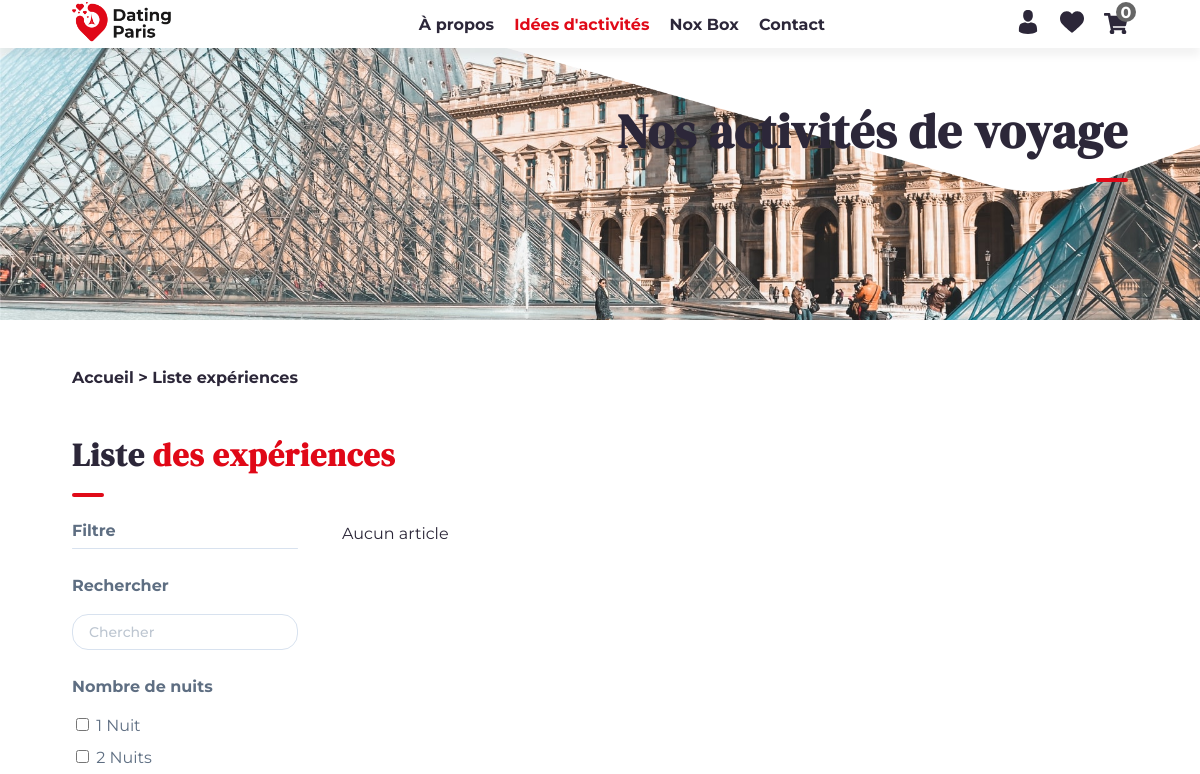
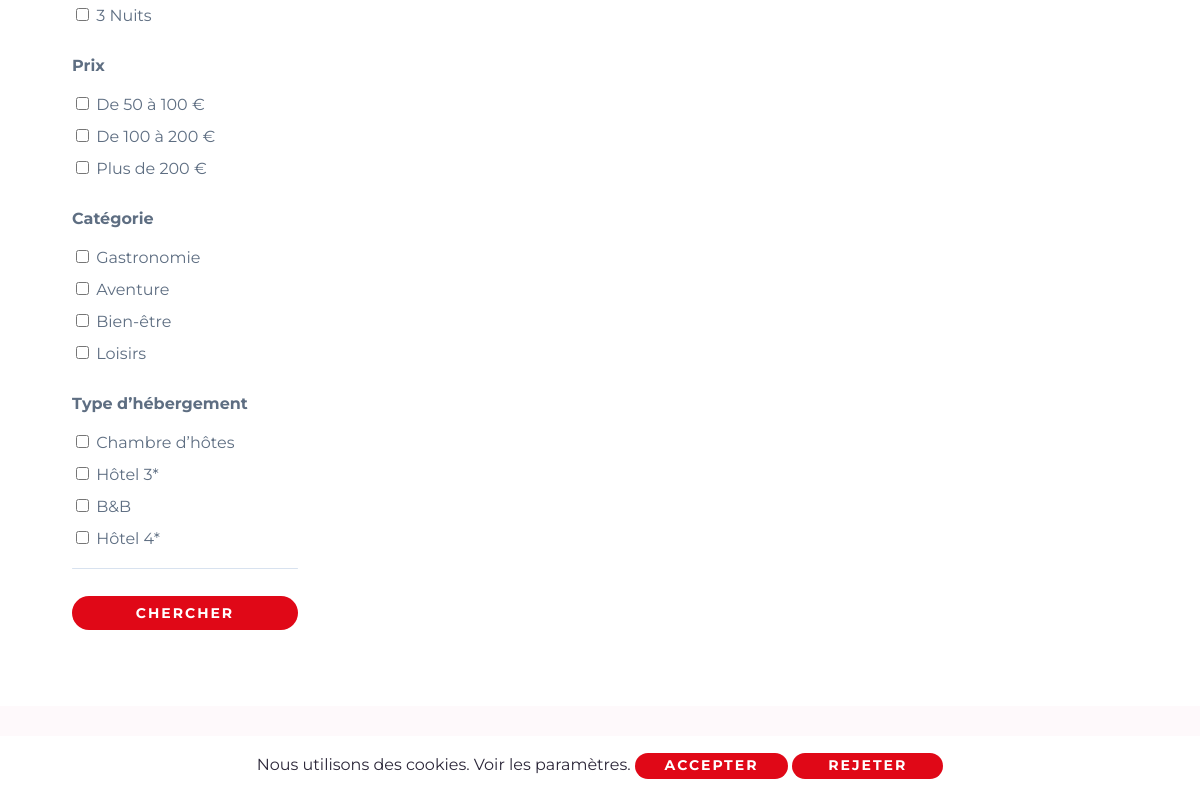
The app's page /liste-experiences, older data (2 pictures, top to bottom).
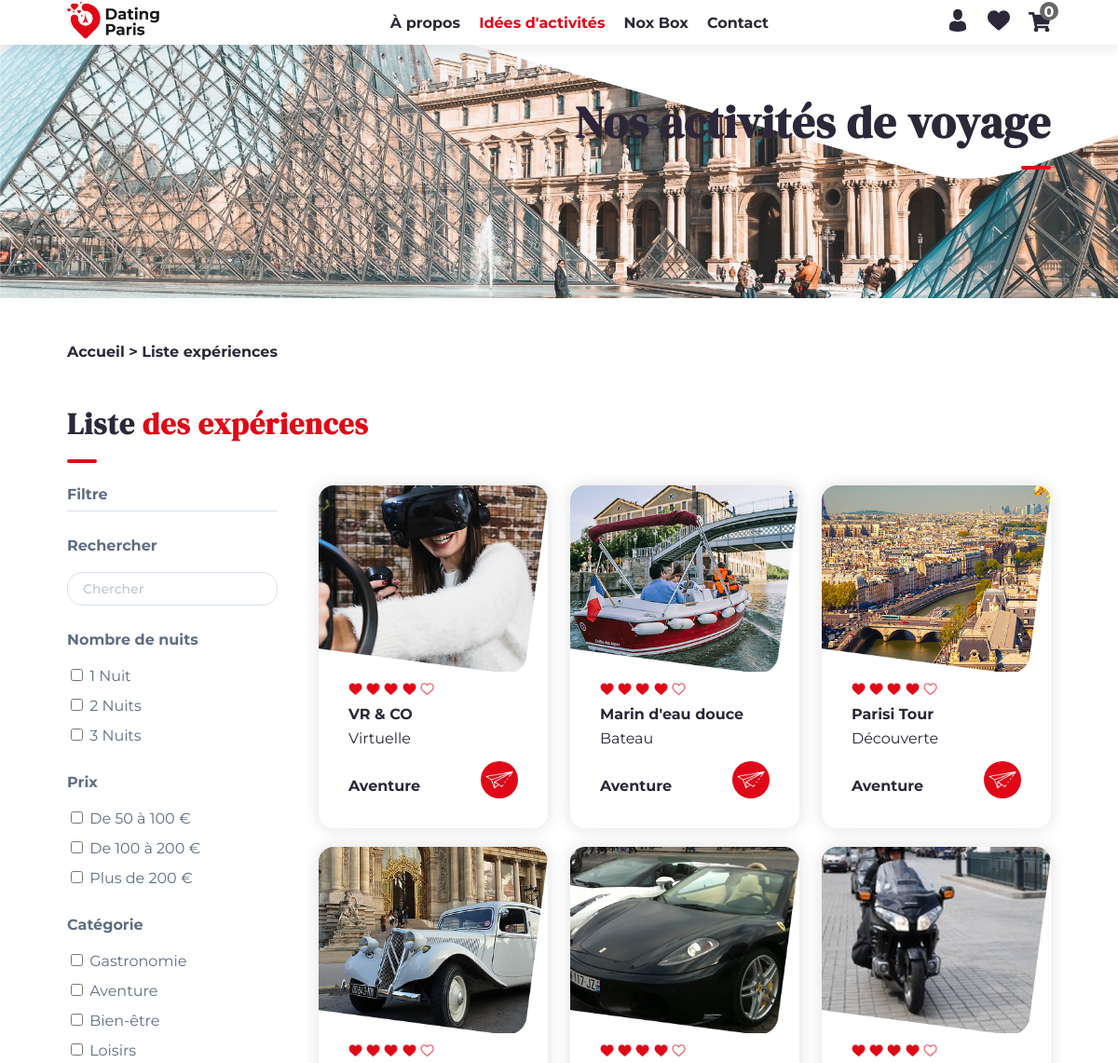
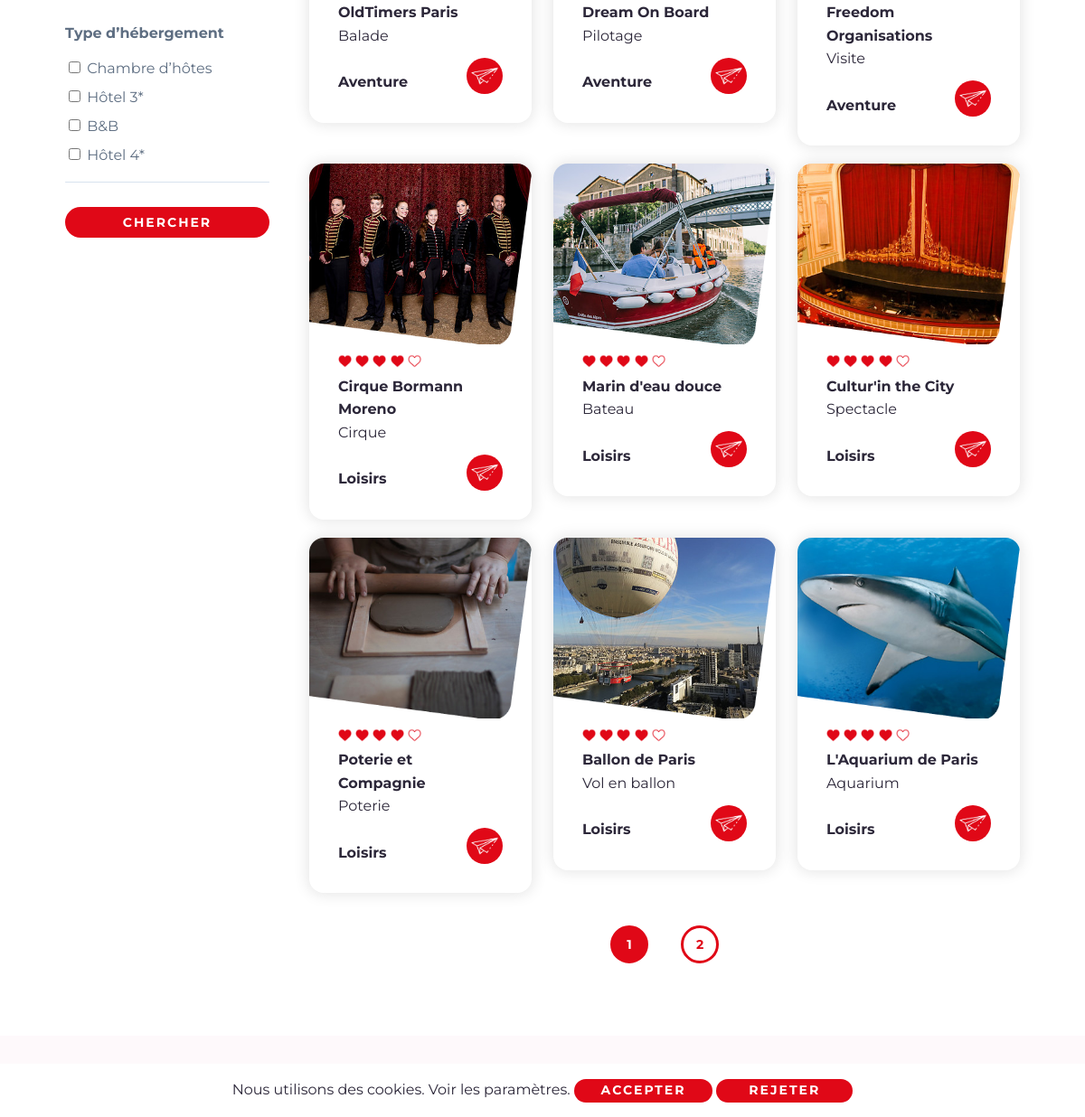
The same page, newer data (2 pictures, top to bottom).
### tables this page shows
CREATE TABLE `article` (
  `id_article` int(11) NOT NULL,
  `titre` varchar(255) NOT NULL,
  `description` text NOT NULL,
  `photo` varchar(255) NOT NULL,
  `titre_info` varchar(255) NOT NULL,
  `description_info` text NOT NULL,
  `categorie` varchar(255) NOT NULL,
  `box` varchar(255) NOT NULL,
  `adresse` varchar(255) NOT NULL,
  `map` text NOT NULL,
  `etat` int(11) NOT NULL,
  `membre_id` int(11) NOT NULL
);

### liste-experiences.php (the view, shortened to what the changed rows need)
<?php
require_once("include/init.php");
$element_par_page = 12;
$pdo_statement = $pdo_object->prepare("SELECT * FROM article WHERE etat = :etat");
$pdo_statement->bindValue(':etat', 1, PDO::PARAM_INT);
$pdo_statement->execute();
$nb_total_elements = $pdo_statement->rowCount();
$nb_pages = ceil($nb_total_elements / $element_par_page);
if (isset($_GET['page'])) {
    $page_actuelle = $_GET['page'];
    if ($page_actuelle > $nb_pages) {
        $page_actuelle = $nb_pages;
    }
}
else {
    $page_actuelle = 1;
}
$premiere_element = ($page_actuelle - 1) * $element_par_page;
$query_elements = "SELECT * FROM article WHERE etat = 1 ORDER BY id_article DESC LIMIT " . $premiere_element . ", " . $element_par_page;
$pdo_statement = $pdo_object->prepare($query_elements);
$pdo_statement->execute();
$pdo_statement_2 = $pdo_object->prepare("SELECT * FROM article WHERE etat = :etat");
$pdo_statement_2->bindValue(':etat', 1, PDO::PARAM_INT);
$pdo_statement_2->execute();
require_once("include/header.php");
?>
        <div id="content_davy">
            <link rel="stylesheet" href="<?= URL ?>/include/css/style_intro_2.css">
            <link rel="stylesheet" href="<?= URL ?>/include/css/style_cadre.css">
            <link rel="stylesheet" href="<?= URL ?>/include/css/style_accordion.css">
            <div class="block_anime_scroll_relative_content_1_davy">
                <div class="anime_scroll_relative_content_1_1_davy anime_scroll_relative_content_1_davy container">
                    <h1>Nos activités de voyage</h1>
                </div>
            </div>
            <div class="container mt-5 mb-3">
                <h2 class="h2_moyen_davy">Liste <span class="color_red_davy serif_davy">des expériences</span></h2>
            </div>
            <div class="container">
                <div class="row">
                    <div class="col-lg-9 col-md-8 mb-3">
                        <div id="content_experience_davy" class="row">
                        <?php if (isset($_POST['chercher'])) : ?>
                            <?php while ($article_chercher_array = $pdo_statement_2->fetch(PDO::FETCH_ASSOC)) : ?>
                            <?php if ((!empty($_POST['gastronomie']) && ((find_davy($article_chercher_array["box"], $_POST['gastronomie']) == 1))) || (!empty($_POST['aventure']) && ((find_davy($article_chercher_array["box"], $_POST['aventure']) == 1))) || (!empty($_POST['bien_etre']) && ((find_davy($article_chercher_array["box"], $_POST['bien_etre']) == 1))) || (!empty($_POST['loisirs']) && ((find_davy($article_chercher_array["box"], $_POST['loisirs']) == 1))) || (!empty($_POST['mot_chercher']) && ((find_davy($article_chercher_array["titre"], $_POST['mot_chercher']) == 1) || (find_davy($article_chercher_array["description"], $_POST['mot_chercher']) == 1) || (find_davy($article_chercher_array["categorie"], $_POST['mot_chercher']) == 1) || (find_davy($article_chercher_array["box"], $_POST['mot_chercher']) == 1)))) : ?>
                            <div class="col-lg-4 col-md-6 mb-3">
                                <div class="cadre_davy">
                                    <div class="image_cadre_davy">
                                        <img src="<?= URL ?>/images/<?= $article_chercher_array['photo'] ?>" class="image_cadre_2_davy" alt="<?= $article_chercher_array['photo'] ?>">
                                        <img src="<?= URL ?>/images/cadre-2-min.png" class="image_cadre_1_davy" alt="Cadre">
                                    </div>
                                    <p class="texte_cadre_davy">
                                        <img src="<?= URL ?>/images/icon-coeur-min.png" class="image_cadre_note_davy" alt="Icon coeur">
                                        <img src="<?= URL ?>/images/icon-coeur-min.png" class="image_cadre_note_davy" alt="Icon coeur">
                                        <img src="<?= URL ?>/images/icon-coeur-min.png" class="image_cadre_note_davy" alt="Icon coeur">
                                        <img src="<?= URL ?>/images/icon-coeur-min.png" class="image_cadre_note_davy" alt="Icon coeur">
                                        <img src="<?= URL ?>/images/icon-coeur-vide-min.png" class="image_cadre_note_davy" alt="Icon coeur">
                                        <br>
                                        <strong><?= $article_chercher_array['titre'] ?></strong><br>
                                        <?= $article_chercher_array['categorie'] ?><br><br>
                                        <strong><?= $article_chercher_array['box'] ?></strong>
                                        <a href="<?= URL ?>/experience=<?= $article_chercher_array['id_article'] ?>" title="<?= URL ?>/experience=<?= $article_chercher_array['id_article'] ?>"><i class="icon_cadre_davy"><img src="<?= URL ?>/images/icon-voir-min.png" class="image_cadre_icon_davy" alt="Icon voir"></i></a>
                                    </p>
                                </div>
                            </div>
                            <?php endif; ?>
                            <?php endwhile; ?>
                        <?php else : ?>
                            <?php if ($pdo_statement->rowCount() > 0) : ?>
                            <?php while ($article_array = $pdo_statement->fetch(PDO::FETCH_ASSOC)) : ?>
                            <div class="col-lg-4 col-md-6 mb-3">
                                <div class="cadre_davy">
                                    <div class="image_cadre_davy">
                                        <img src="<?= URL ?>/images/cadre-2-min.png" class="image_cadre_1_davy" alt="Cadre">
                                    </div>
                                    <p class="texte_cadre_davy">
                                        <img src="<?= URL ?>/images/icon-coeur-min.png" class="image_cadre_note_davy" alt="Icon coeur">
                                        <img src="<?= URL ?>/images/icon-coeur-min.png" class="image_cadre_note_davy" alt="Icon coeur">
                                        <img src="<?= URL ?>/images/icon-coeur-min.png" class="image_cadre_note_davy" alt="Icon coeur">
                                        <img src="<?= URL ?>/images/icon-coeur-min.png" class="image_cadre_note_davy" alt="Icon coeur">
                                        <img src="<?= URL ?>/images/icon-coeur-vide-min.png" class="image_cadre_note_davy" alt="Icon coeur">
                                        <br>
                                        <strong><?= $article_array['titre'] ?></strong><br>
                                        <?= $article_array['categorie'] ?><br><br>
                                        <strong><?= $article_array['box'] ?></strong>
                                        <a href="<?= URL ?>/experience=<?= $article_array['id_article'] ?>" title="<?= URL ?>/experience=<?= $article_array['id_article'] ?>"><i class="icon_cadre_davy"><img src="<?= URL ?>/images/icon-voir-min.png" class="image_cadre_icon_davy" alt="Icon voir"></i></a>
                                    </p>
                                </div>
                            </div>
                            <?php endwhile; ?>
                            <?php else : ?>
                            <p>Aucun article</p>
                            <?php endif; ?>
                            <div class="text_center_davy mt-3">
                                <?php if ($nb_pages > 1) : ?>
                                <?php for ($i = 1; $i <= $nb_pages; $i++) : ?>
                                <a title="Voir Page" class="mx-1 px-3 py-1 bouton_2_anim_davy <?php if ($page_actuelle == $i) {echo 'active_bouton_2_anim_davy';} ?>" href="?page=<?= $i ?>"><span><?= $i ?></span></a>
                                <?php endfor; ?>
                                <?php endif; ?>
                            </div>
                        <?php endif; ?>
                        </div>
                    </div>
                </div>
            </div>
        </div>
<?php
require_once("include/footer.php");
?>

Row changes from the older to the newer data that the page shows:
now on this page (row edited): article: titre "VR & CO", categorie "Virtuelle", box "Aventure"
now on this page (row edited): article: titre "Marin d'eau douce", categorie "Bateau", box "Aventure"
now on this page (row edited): article: titre "Parisi Tour", categorie "Découverte", box "Aventure"
now on this page (row edited): article: titre "OldTimers Paris", categorie "Balade", box "Aventure"
now on this page (row edited): article: titre "Dream On Board", categorie "Pilotage", box "Aventure"
now on this page (row edited): article: titre "Freedom Organisations", categorie "Visite", box "Aventure"
now on this page (row edited): article: titre "Cirque Bormann Moreno", categorie "Cirque", box "Loisirs"
now on this page (row edited): article: titre "Marin d'eau douce", categorie "Bateau", box "Loisirs"
now on this page (row edited): article: titre "Cultur'in the City", categorie "Spectacle", box "Loisirs"
now on this page (row edited): article: titre "Poterie et Compagnie", categorie "Poterie", box "Loisirs"
now on this page (row edited): article: titre "Ballon de Paris", categorie "Vol en ballon", box "Loisirs"
now on this page (row edited): article: titre "L'Aquarium de Paris", categorie "Aquarium", box "Loisirs"
Text that changed along with them:
new list line: "1"
new list line: "2"
text no longer shown: "Aucun article"
